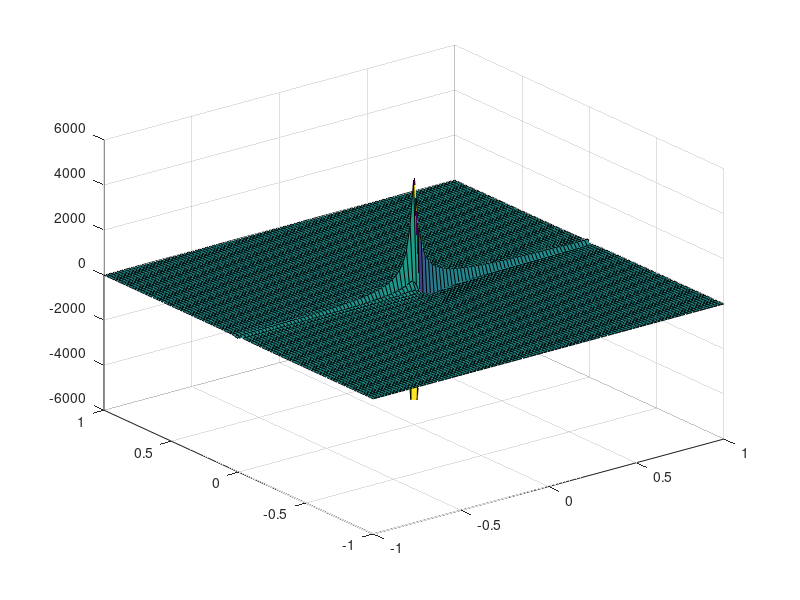

Here is the MATLAB script that generated this plot:
c = 15;
[x, y] = meshgrid(linspace(0, 3, c), linspace(0, 3, c));
u = cos(x - y); v = sin(x .* y);
quiver(x, y, u, v), hold on

initial = [
    1 1
    0 0
    0 1
    2.3 1
    0 1.3
    1.5 3
    3 0.2
    ];
initial = [x(:) y(:)];
for i = 1 : length(initial)
    x0 = initial(i, 1); y0 = initial(i, 2);
    
    % y is [x, y]
    odefun = @(t, y) [cos(y(1) - y(2)); sin(y(1) * y(2))];
    
    tspan = [0 100];
    [t, y] = ode45(odefun, tspan, [x0 y0]);
    plot(y(:, 1), y(:, 2))
end

hold off, axis([0 3 0 3] + 0.25 * [-1 1 -1 1])

%%

a = 1; b = 1;
[x, y] = meshgrid(linspace(-1, 1), linspace(-1, 1));

ellipticParaboloid = @(x, y) x.^2 / a^2 + y.^2 / b^2;
hyperbolicParaboloid = @(x, y) x.^2 / a^2 - y.^2 / b^2;
f = @(x, y) x ./ y ./ (x.^2 + y.^2);

surf(x, y, ellipticParaboloid(x, y))
surf(x, y, hyperbolicParaboloid(x, y))
surf(x, y, f(x, y))